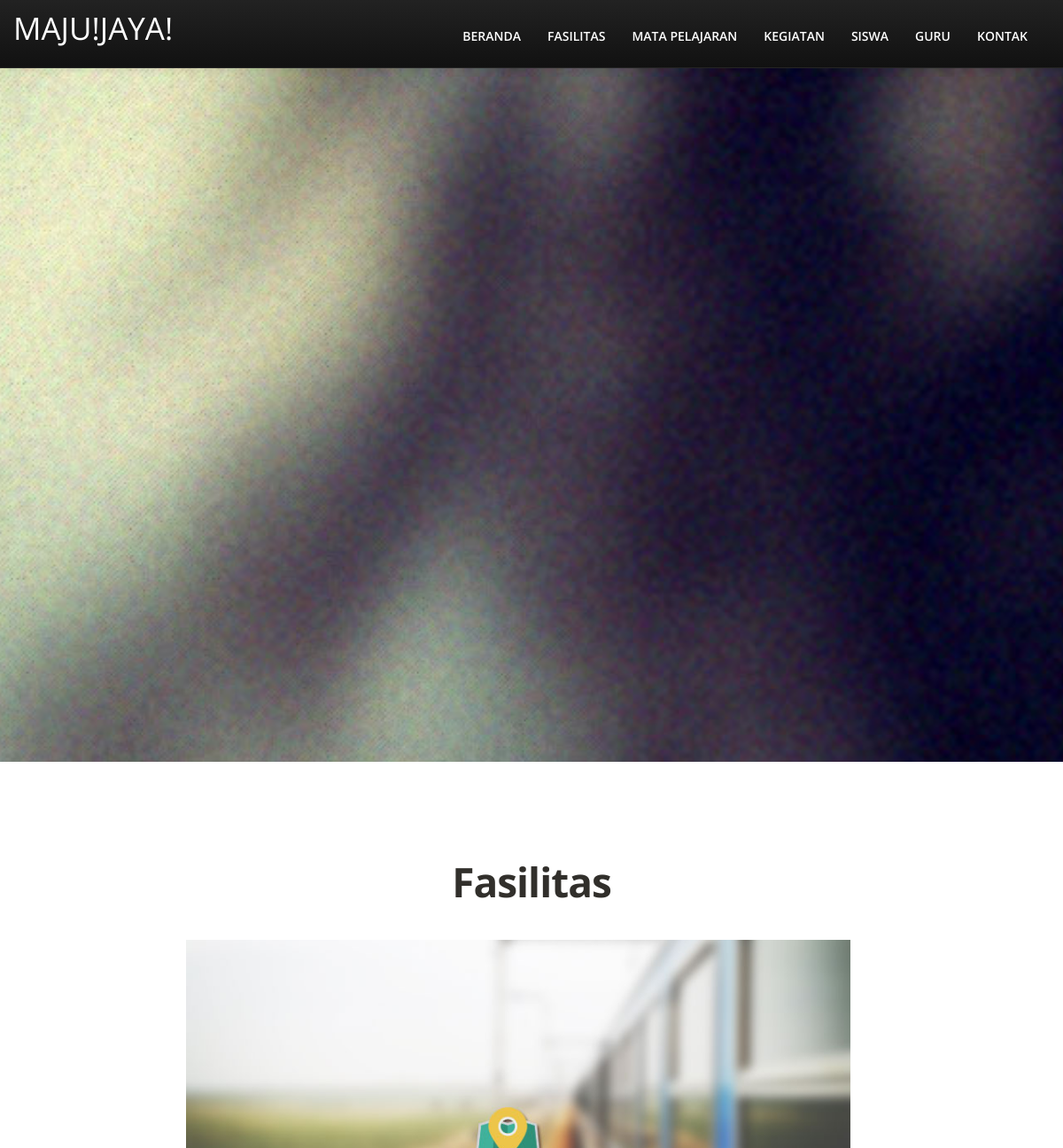
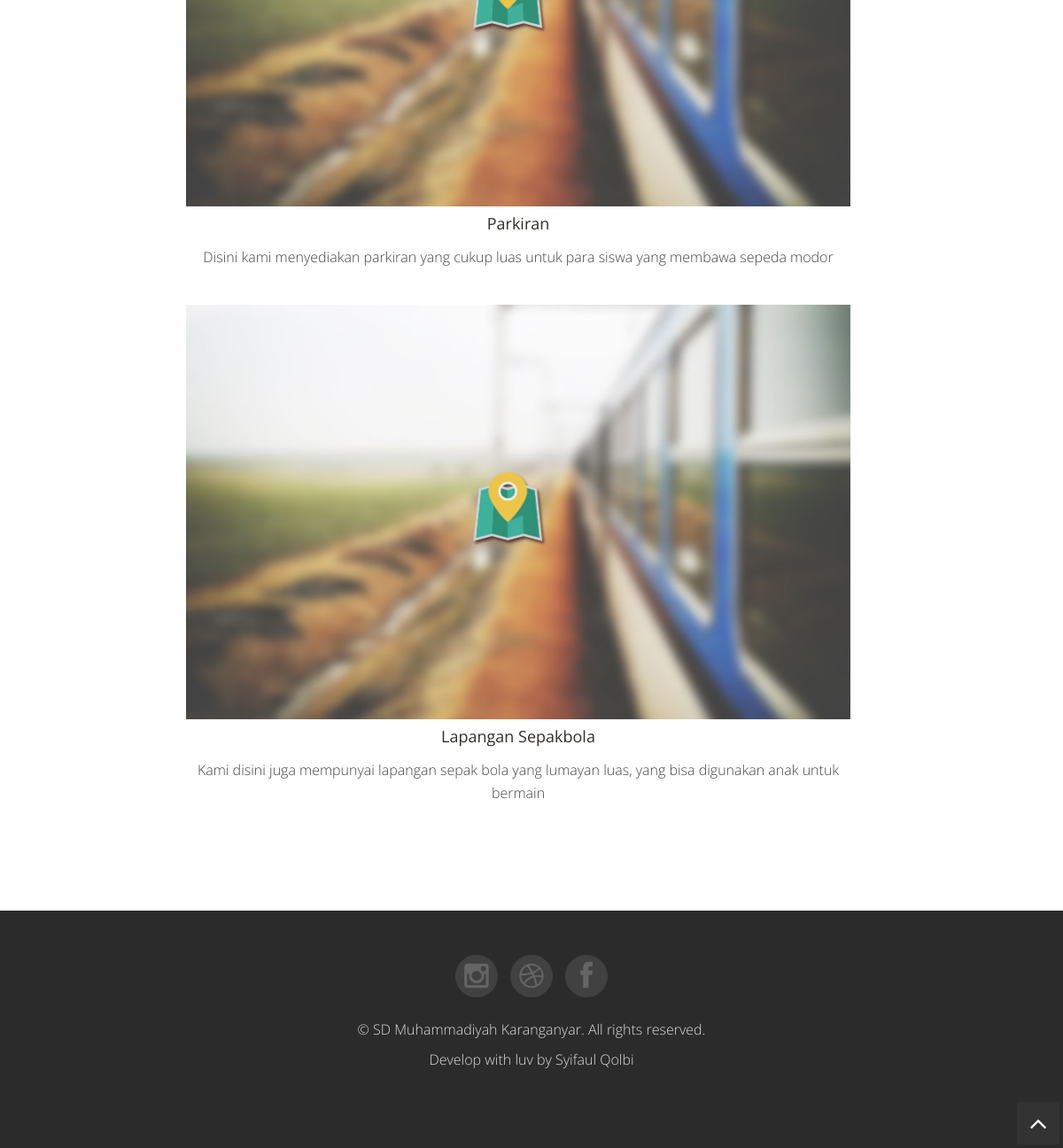
Screenshot of /index.php/fasilitas with the database file from the repository (2 pictures, top to bottom).
### tables this page shows
CREATE TABLE `fasilitas` (
  `id` int(50) NOT NULL,
  `nama` varchar(255) NOT NULL,
  `deskripsi` text NOT NULL,
  `gambar` varchar(500) DEFAULT NULL
);

### application/controllers/Fasilitas.php (called while the page is built, shortened)
<?php
class Fasilitas extends CI_Controller
{
    function __construct()
    {
        $this->load->model(array('M_data'));
    }
    public function index()
    {
        $data['detail'] = $this->db->get('fasilitas')->result();
        $this->load->view('templates/header');
        $this->load->view('fasilitas', $data);
        $this->load->view('templates/footer');
    }
}

### index.php (called while the page is built, shortened)
<?php
require_once BASEPATH.'core/CodeIgniter.php';

### application/views/fasilitas.php (the view)
<div class="bg1"></div>
<section id="services" class="section">
    <div class="container">
        <h4>Fasilitas</h4>
        <?php foreach ($detail as $row) : ?>
            <center>
                <div class="card" style="max-width: 720px;">
                    <div class="row no-gutters">
                        <div class="col-md-4">
                            <img src="<?= base_url('assets/img/blog/img1.jpg') ?>" class="card-img" alt="...">
                        </div>
                        <div class="col-md-8">
                            <div class="card-body">
                                <h5 class="card-title"><?= $row->nama; ?></h5>
                                <p class="card-text"><?= $row->deskripsi; ?></p>
                            </div>
                        </div>
                    </div>
                </div>
            </center>
        <?php endforeach; ?>
    </div>
</section>

### assets/css/style.css (style rules this page uses)
div, article, section, header, footer, nav, li { position: relative; }
body { background: #fff; color: #444; font-size: 16px; font-weight: 300; font-family: 'Open Sans', Arial, sans-serif; }
body { padding-top: 60px; }
.row { margin-bottom: 30px; }
p { line-height: 1.6em; margin: 0 0 10px 0; }
h1, h2, h3, h4, h5, h6 { font-weight: 400; color: #312f2b; line-height: 1.1em; font-family: 'Open Sans', Arial, sans-serif; }
h4 { font-size: 22px; margin-bottom: 20px; }
h5 { font-size: 18px; margin-bottom: 15px; }
section.section { padding: 100px 0 80px; }
section.section h4 { text-align: center; margin-bottom: 40px; font-size: 46px; font-weight: 700; letter-spacing: -1px; }
section#services p { margin: 10px; }

### application/views/templates/header.php (style rules this page uses)
body, html { height: 100%; margin: 0; }
.bg1 { background-image: url("assets/img/bg/bg-2.jpg"); height: 100%; background-attachment: fixed; background-position: center; background-repeat: no-repeat; background-size: cover; }

### rows the page displays
fasilitas: nama "Parkiran", deskripsi "Disini kami menyediakan parkiran yang cukup luas untuk para siswa yang membawa sepeda modor"
fasilitas: nama "Lapangan Sepakbola", deskripsi "Kami disini juga mempunyai lapangan sepak bola yang lumayan luas, yang bisa digunakan anak untuk bermain"
